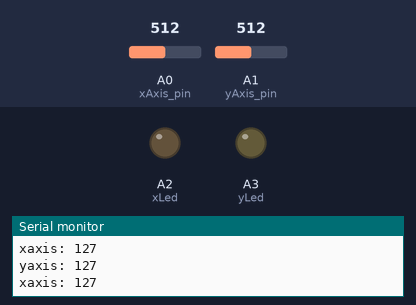
This sketch was run on a simulated Arduino Uno, built with avr-gcc and run on an emulated ATmega328P. On the bench: output pins drawn as LEDs (lit = HIGH), the last lines printed to the serial monitor. The inputs (shaded band) are chosen by the test bench; at power-on: A0 (xAxis_pin) = 512, A1 (yAxis_pin) = 512.

Above: at 1.2 s.
1.3 s: A0 (xAxis_pin) set to 531
At 2.2 s:
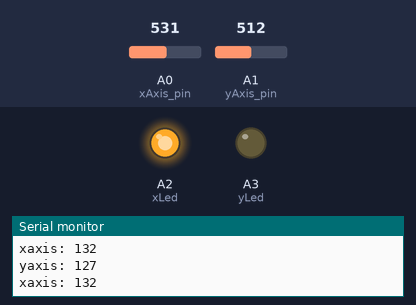
2.8 s: A1 (yAxis_pin) set to 527
At 3.2 s:
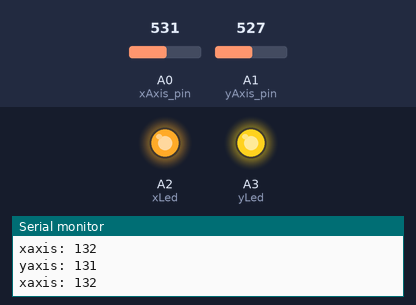
4.3 s: A0 (xAxis_pin) set to 306
At 5.4 s:
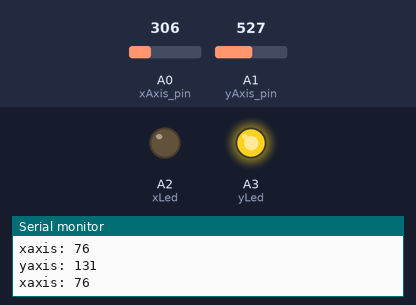
5.8 s: A1 (yAxis_pin) set to 511
At 7.0 s:
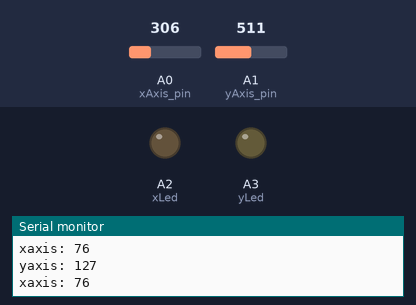
7.3 s: A1 (yAxis_pin) set to 716
At 8.5 s:
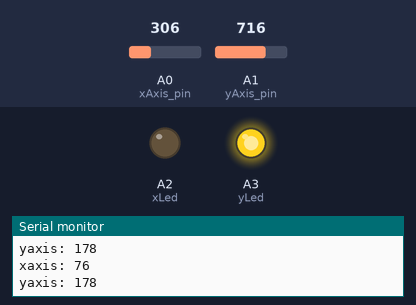
Timing chart, 0 to 9.8 s (numbered marks = the images above; inputs shaded):
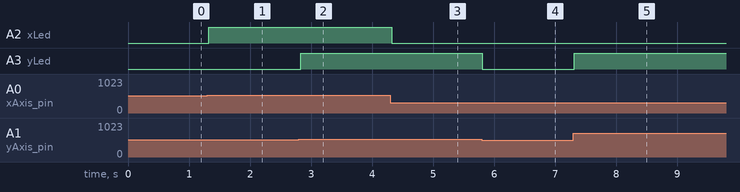

Measured:
- the behaviour switches between 513 and 514 on A0 (xAxis_pin) (found by bisection; images 0 and 1)
- the behaviour switches between 513 and 514 on A1 (yAxis_pin) (found by bisection; images 1 and 2)
- after the input at 1.3 s, A2 (xLed): LOW → HIGH at once
- after the input at 2.8 s, A3 (yLed): LOW → HIGH at once
- after the input at 4.3 s, A2 (xLed): HIGH → LOW at once
- after the input at 5.8 s, A3 (yLed): HIGH → LOW at once
- after the input at 7.3 s, A3 (yLed): LOW → HIGH at once

The sketch:

joystick_practice.ino
```cpp
int xAxis_pin = A0;
int yAxis_pin = A1;
int xLed = A2;
int yLed = A3;
int xPosition, yPosition;

void setup() {
  // put your setup code here, to run once:
Serial.begin(9600);
pinMode(yAxis_pin, INPUT);
pinMode(xAxis_pin, INPUT);
pinMode(xLed, OUTPUT);
pinMode(yLed, OUTPUT);
}

void loop() {
  // put your main code here, to run repeatedly:
  Serial.print("xaxis: ");
  xPosition = map(analogRead(xAxis_pin), 0, 1023, 0, 255);
  //xPosition = analogRead(xAxis_pin);
  Serial.println(xPosition);
  Serial.print("yaxis: ");
  analogWrite(xLed, xPosition);


  yPosition = map(analogRead(yAxis_pin), 0, 1023, 0, 255);
  //yPosition = analogRead(yAxis_pin);
  Serial.println(yPosition);
  analogWrite(yLed, yPosition);
  //delay(1000);
}
```
